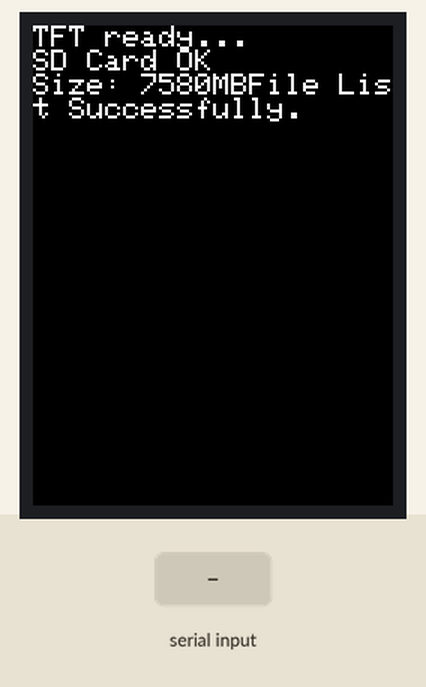
Simulated run of this sketch. Board: ESP32. On the bench: 240×320 colour display. The inputs (shaded band) are chosen by the test bench. Storage starts empty; what the sketch prints to the serial monitor is not drawn.

Above: at 2.1 s.
2.2 s: "1" received over Serial
3.7 s: "0" received over Serial
5.2 s: "2" received over Serial
Timing chart, 0 to 8.2 s (numbered marks = the images above; inputs shaded):
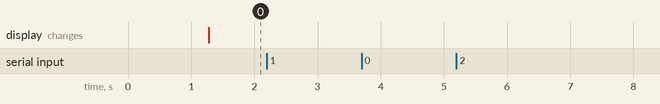

The sketch:

07_SDCard_File_ReadWrite.ino
```cpp
// Define the SD Chip Select pin (must match wiring)
#define VSPI_PIN  // SD card is using VSPI and TFT is using HSPI

#include <SPI.h>
#include <SD.h>
//#include "SdFat.h"
#include <TFT_eSPI.h>


#ifdef VSPI_PIN
#define SD_SCLK_PIN 4
#define SD_MISO_PIN 5
#define SD_MOSI_PIN 6
#else
#define SD_SCLK_PIN 12
#define SD_MISO_PIN 13
#define SD_MOSI_PIN 11
#endif

#define SD_CS_PIN 7
#define SD_FREQUENCY 16000000  // 16MHz or 4MHz

TFT_eSPI tft = TFT_eSPI();

#ifdef VSPI_PIN
SPIClass sdSPI(VSPI);
#else
SPIClass sdSPI(HSPI);
#endif

bool writeTextFile(const String& filename, const String& textData, bool append);
bool writeBinFile(const String& filename, const uint8_t* binData, size_t dataSize, bool append);
String readTextFile(String filename);
uint8_t* readBinFile(String filename, size_t& outSize);


void waitForSerial() {

  // Clear the serial buffer so it doesn't instantly loop again
  while (Serial.available())
    Serial.read();
  Serial.println("Press <SEND> (or type a character) to advance...");
  // Wait here until a character is received over Serial
  while (!Serial.available())
    ;
}

void setup() {
  Serial.begin(115200);
  delay(1000);

  /*
  // CRITICAL: Initialize SD card FIRST
  // Ensure TFT CS is HIGH (disabled) before SD init
  pinMode(TFT_CS, OUTPUT);
  digitalWrite(TFT_CS, HIGH);
  pinMode(TOUCH_CS, OUTPUT);
  digitalWrite(TOUCH_CS, HIGH);
  pinMode(SD_CS_PIN, OUTPUT);
  digitalWrite(SD_CS_PIN, HIGH);
  delay(100);
*/

  // Initialize TFT Display
  Serial.println("Initializing TFT...");
  tft.init();
  tft.setRotation(2);
  tft.fillScreen(TFT_BLACK);
  tft.setTextColor(TFT_WHITE, TFT_BLACK);
  tft.setTextSize(2);
  tft.setCursor(0, 0);
  Serial.println("TFT ready...");
  tft.println("TFT ready...");

  // Explicitly bind SPI to your SPI pins BEFORE SD.begin()
  // SPI.begin(SD_SCLK_PIN, SD_MISO_PIN, SD_MOSI_PIN);
  sdSPI.begin(SD_SCLK_PIN, SD_MISO_PIN, SD_MOSI_PIN);  // SCK, MISO, MOSI

  Serial.println("Initializing SD card...");
  //if (!SD.begin(SD_CS_PIN, SPI, SD_FREQUENCY)) {
  if (!SD.begin(SD_CS_PIN, sdSPI, SD_FREQUENCY)) {
    Serial.println("SD Card initialization failed! Try again...");
    if (!SD.begin(SD_CS_PIN, sdSPI, SD_FREQUENCY)) {
      while (1) delay(1000);  // Halt
    }
  }

  Serial.println("SD Card initialized successfully.");
  tft.println("SD Card OK");

  uint64_t cardSize = SD.cardSize() / (1024 * 1024);
  Serial.printf("SD Card Size: %lluMB\n", cardSize);
  tft.printf("Size: %lluMB", cardSize);

  listRootdir();
  Serial.println("File List Successfully.");
  tft.println("File List Successfully.");


  // ==========================================
  // 1. Testing Text File (Write, Append, Overwrite)
  // ==========================================
  Serial.println("\n--- Testing Text File ---");

  // Create new file and write first line
  writeTextFile("/log.txt", "Line 1: Hello World!\n", false);
  Serial.println("Wrote initial text.");

  // Append to the file
  writeTextFile("/log.txt", "Line 2: Appended data.\n", true);
  Serial.println("Appended text.");

  // Overwrite the file (This will erase Line 1 and Line 2)
  writeTextFile("/log.txt", "Line 1: File was overwritten!\n", false);
  Serial.println("Overwrote text file.");

  waitForSerial();
  // ==========================================
  // 2. Testing Binary File (Write and Append)
  // ==========================================
  Serial.println("\n--- Testing Binary File ---");

  // Create some dummy binary data
  uint8_t dataBlock1[] = { 0xDE, 0xAD, 0xBE, 0xEF };
  uint8_t dataBlock2[] = { 0xCA, 0xFE, 0xBA, 0xBE };

  // Write first block (overwrite mode, creates new file)
  if (writeBinFile("/sensor.bin", dataBlock1, sizeof(dataBlock1), false)) {
    Serial.println("Wrote initial binary block.");
  }

  // Append second block
  if (writeBinFile("/sensor.bin", dataBlock2, sizeof(dataBlock2), true)) {
    Serial.println("Appended second binary block.");
  }

  // Overwrite the binary file with just the second block
  if (writeBinFile("/sensor.bin", dataBlock2, sizeof(dataBlock2), false)) {
    Serial.println("Overwrote binary file.");
  }

  waitForSerial();

  // --- 3. Test Reading Text File ---
  Serial.println("\n--- Reading Text File ---");
  String textData = readTextFile("/log.txt");

  if (textData.length() > 0) {
    Serial.println("Text Content:");
    Serial.println(textData);
    Serial.printf("File size: %d bytes\n", textData.length());
  }

  waitForSerial();

  // --- 4. Test Reading Binary File ---
  Serial.println("\n--- Reading Binary File ---");
  size_t binSize = 0;
  uint8_t* binData = readBinFile("/sensor.bin", binSize);

  if (binData != NULL && binSize > 0) {
    Serial.print("Binary file size: ");
    Serial.print(binSize);
    Serial.println(" bytes");

    // Print the first 10 bytes as an example
    Serial.print("First bytes: ");
    for (size_t i = 0; i < min((size_t)10, binSize); i++) {
      Serial.print(binData[i], HEX);
      Serial.print(" ");
    }
    Serial.println();

    // CRITICAL: Free the dynamically allocated memory!
    free(binData);
    binData = NULL;
  }


  Serial.println("Completed file access testing.");
}

void loop() {
  // ----
}

void listRootdir() {
  File root = SD.open("/");
  if (!root) {
    Serial.println("Failed to open root directory");

    tft.println("Failed to open root directory");

    return;
  }
  File file = root.openNextFile();
  while (file) {
    String fileName = String(file.name());

    String fullPath = "/" + fileName;
    Serial.println("Displaying: " + fullPath);

    tft.printf("Displaying: /%s\n", fileName.c_str());
    //tft.println("Displaying: " + fullPath);

    file.close();
    file = root.openNextFile();
  }
  root.close();
}


/**
 * Writes an ASCII/Text file to the SD card.
 *
 * @param filename The name/path of the file (e.g., "data.txt")
 * @param textData The text data to write (passed by reference to save memory)
 * @param append   If true, adds data to the end. If false, overwrites the file.
 * @return true if successful, false otherwise.
 */
bool writeTextFile(const String& filename, const String& textData, bool append) {

/*
  if (!SD.begin(SD_CS_PIN)) {  // Replace 4 with your CS pin
    Serial.println("Error: SD card not initialized.");
    return false;
  }
  */

  // If overwrite is requested, delete the existing file first
  if (!append) {
    if (SD.exists(filename)) {
      if (!SD.remove(filename)) {
        Serial.println("Error: Failed to delete existing file.");
        return false;
      }
    }
  }

  File file = SD.open(filename, FILE_WRITE);
  if (!file) {
    Serial.println("Error: Could not create/open text file.");
    return false;
  }

  size_t written = file.print(textData);
  file.close();

  if (written != textData.length()) {
    Serial.println("Error: Partial write detected. Card may be full.");
    return false;
  }

  return true;
}


/***************************************************************
  // ==========================================
  // 1. Testing Text File (Write, Append, Overwrite)
  // ==========================================
  Serial.println("\n--- Testing Text File ---");

  // Create new file and write first line
  writeTextFile("/log.txt", "Line 1: Hello World!\n", false);
  Serial.println("Wrote initial text.");

  // Append to the file
  writeTextFile("/log.txt", "Line 2: Appended data.\n", true);
  Serial.println("Appended text.");

  // Overwrite the file (This will erase Line 1 and Line 2)
  writeTextFile("/log.txt", "Line 1: File was overwritten!\n", false);
  Serial.println("Overwrote text file.");

***************************************************************/

/**
 * Writes a Binary file to the SD card.
 *
 * @param filename The name/path of the file (e.g., "data.bin")
 * @param binData  Pointer to the byte array containing binary data
 * @param dataSize The number of bytes to write from the array
 * @param append   If true, adds data to the end. If false, overwrites the file.
 * @return true if successful, false otherwise.
 */
bool writeBinFile(const String& filename, const uint8_t* binData, size_t dataSize, bool append) {
/*
  if (!SD.begin(SD_CS_PIN)) {
    Serial.println("Error: SD card not initialized.");
    return false;
  }
  */
  // If overwrite is requested, delete the existing file first
  if (!append) {
    if (SD.exists(filename)) {
      if (!SD.remove(filename)) {
        Serial.println("Error: Failed to delete existing file.");
        return false;
      }
    }
  }

  File file = SD.open(filename, FILE_WRITE);
  if (!file) {
    Serial.println("Error: Could not create/open binary file.");
    return false;
  }

  size_t written = file.write(binData, dataSize);
  file.close();

  if (written != dataSize) {
    Serial.println("Error: Partial write detected. Card may be full.");
    return false;
  }

  return true;
}

/***************************************************************
  // ==========================================
  // 2. Testing Binary File (Write and Append)
  // ==========================================
  Serial.println("\n--- Testing Binary File ---");

  // Create some dummy binary data
  uint8_t dataBlock1[] = {0xDE, 0xAD, 0xBE, 0xEF};
  uint8_t dataBlock2[] = {0xCA, 0xFE, 0xBA, 0xBE};

  // Write first block (overwrite mode, creates new file)
  if (writeBinFile("/sensor.bin", dataBlock1, sizeof(dataBlock1), false)) {
    Serial.println("Wrote initial binary block.");
  }

  // Append second block
  if (writeBinFile("/sensor.bin", dataBlock2, sizeof(dataBlock2), true)) {
    Serial.println("Appended second binary block.");
  }

  // Overwrite the binary file with just the second block
  if (writeBinFile("/sensor.bin", dataBlock2, sizeof(dataBlock2), false)) {
    Serial.println("Overwrote binary file.");
  }
***************************************************************/

/*
⚠️ Important Note on Overwriting in Arduino:
In the standard Arduino SD.h library, the FILE_WRITE mode is hardcoded to append data. To overwrite a file,
the most reliable method is to delete the existing file first using SD.remove() before opening it in write mode.

Key Design Choices:
1. Return Type (bool): File operations can fail (e.g., SD card full, bad sector, write error).
Returning a boolean allows your main code to check if the write was actually successful.

2. Pass by Reference (const String&): For the text function, passing the string by const reference prevents the Arduino from
creating an unnecessary copy of the string in memory, which is crucial for preventing memory fragmentation on low-RAM boards.
3. Verification: The functions check the return value of file.print() and file.write(). If the SD card becomes full halfway
through writing, the function will catch it and return false.

*/


/**
 * Reads an ASCII/Text file from the SD card.
 *
 * @param filename The name/path of the file (e.g., "data.txt")
 * @return A String containing the text data.
 */
String readTextFile(String filename) {
  String content = "";

  // Open the file for reading
  File file = SD.open(filename, FILE_READ);

  if (file) {
    // Read the file character by character
    while (file.available()) {
      content += (char)file.read();
    }
    file.close();
  } else {
    Serial.print("Error: Could not open text file ");
    Serial.println(filename);
  }

  return content;
}
/***************************************************************
// --- 1. Test Reading Text File ---
  Serial.println("\n--- Reading Text File ---");
  String textData = readTextFile("/example.txt");

  if (textData.length() > 0) {
    Serial.println("Text Content:");
    Serial.println(textData);
  }
***************************************************************/


/**
 * Reads a Binary file from the SD card.
 *
 * @param filename The name/path of the file (e.g., "data.bin")
 * @param outSize Reference variable to store the size of the returned array.
 * @return A dynamically allocated uint8_t array.
 *         IMPORTANT: You must call free() on this array when done to prevent memory leaks!
 */
uint8_t* readBinFile(String filename, size_t& outSize) {
  outSize = 0;

  // Open the file for reading
  File file = SD.open(filename, FILE_READ);

  if (file) {
    // Get the total size of the file
    size_t fileSize = file.size();

    // Dynamically allocate memory for the binary data
    uint8_t* buffer = (uint8_t*)malloc(fileSize);

    if (buffer != NULL) {
      // Read the entire file into the buffer
      size_t bytesRead = file.read(buffer, fileSize);

      if (bytesRead == fileSize) {
        outSize = fileSize;  // Update the size reference
      } else {
        Serial.println("Error: Could not read the entire binary file.");
        free(buffer);
        buffer = NULL;
      }
    } else {
      Serial.println("Error: Memory allocation failed for binary file.");
    }

    file.close();
    return buffer;

  } else {
    Serial.print("Error: Could not open binary file ");
    Serial.println(filename);
    return NULL;
  }
}

/***************************************************************
  // --- 2. Test Reading Binary File ---
  Serial.println("\n--- Reading Binary File ---");
  size_t binSize = 0;
  uint8_t* binData = readBinFile("/example.bin", binSize);

  if (binData != NULL && binSize > 0) {
    Serial.print("Binary file size: ");
    Serial.print(binSize);
    Serial.println(" bytes");

    // Print the first 10 bytes as an example
    Serial.print("First bytes: ");
    for (size_t i = 0; i < min((size_t)10, binSize); i++) {
      Serial.print(binData[i], HEX);
      Serial.print(" ");
    }
    Serial.println();

    // CRITICAL: Free the dynamically allocated memory!
    free(binData);
    binData = NULL;
  }
 ***************************************************************/

/*
⚠️ Important Memory Notes for Arduino:

1. Binary File Memory Management: Because readBinFile uses malloc() to create the array, the memory is allocated on the heap.
You must call free(binData) when you are completely done using the array, otherwise, your Arduino will run out of memory (Memory Leak).

2. Text File Memory Fragmentation: The String class in Arduino can cause memory fragmentation if used heavily or with very large files.
If you are reading a massive text file on a memory-constrained board (like an Arduino Uno), it is better to process the text line-by-line
inside the while(file.available()) loop rather than appending it all to a single String.

3. File Paths: Ensure your filenames include the extension (e.g., "log.txt", "sensor_data.bin"). If your files are inside a folder,
use the full path (e.g., "folder/data.txt"). Note that the standard Arduino SD.h library requires folder names to be 8.3 format
(max 8 characters for the name, max 3 for the extension).

*/
```

Measured:
- after the input at 2.2 s, every drawn part: stays the same
- after the input at 3.7 s, every drawn part: stays the same
- after the input at 5.2 s, every drawn part: stays the same
